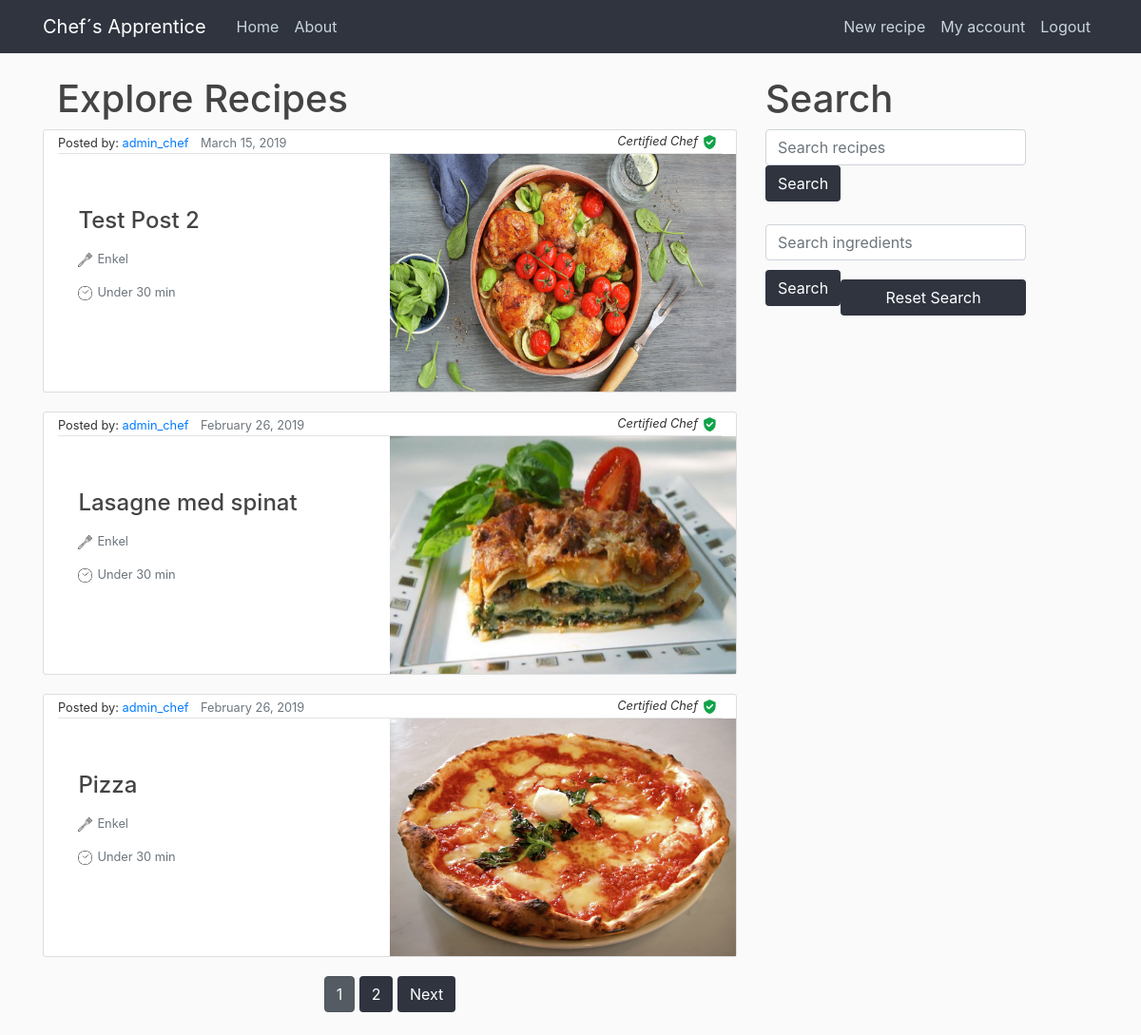
The app's page / (signed in) with its own data.
### chefs_apprentice/models.py (models this page shows, shortened)
class Recipe(models.Model):
    title = models.CharField(max_length=100)  # tenkt samme som tilhørende post
    ingredients = models.ManyToManyField(ChosenIngredient, blank=True, related_name='+')  # liste av ingrediensobjekter
    description = models.TextField()  # tenkt sammen med content i post
    date_posted = models.DateTimeField(
        default=timezone.now)  # DateTimeField(auto_now=True) ville satt datoen til akkurat nå
    author = models.ForeignKey(User,
                               on_delete=models.CASCADE)  # on_delete=models.CASCADE sier at hvis brukeren blir slettet vil postene også bli slettet
    image = models.ImageField(default='default.jpg', upload_to='food_pics')
    visible = models.BooleanField(default=True)
    download = models.ManyToManyField(User,related_name="downloads",blank=True)

### chefs_apprentice/views.py (the view)
# urls.py: path('', views.home, name='chef-home'),
@login_required
def home(request):
    queryset = Recipe.objects.all().order_by("-date_posted")
    recipe = queryset[0]
    if request.GET.get("sortBy"):
        queryset =  Recipe.objects.all().order_by("-date_posted")
        context = {
            'recipies': queryset
        }
        return render(request, 'chefs_apprentice/home.html', context)
    start_list = []
    for a in queryset:
        if a.author.is_staff:
            start_list.append(a)
    for b in queryset:
        if b.author.is_staff == False:
            start_list.append(b)
    query = request.GET.get("q")
    if query:
        queryset = queryset.filter(
            Q(title__icontains=query)
        )
    query_i = request.GET.get("q_i")
    if query_i:
        input = query_i.split(',')
        ingredients = [x.strip() for x in input]
        ingredients = list(set(ingredients))
        queryset = getRecipies(queryset, ingredients)
    if not query_i and not query:
        queryset = start_list
    paginator = Paginator(queryset, 3) # Show 25 contacts per page
    page = request.GET.get('page')
    queryset = paginator.get_page(page)
    context = {
        'recipies': queryset
    }
    return render(request, 'chefs_apprentice/home.html', context)

### chefs_apprentice/templates/chefs_apprentice/home.html (shortened to what this page needs)
{% extends "chefs_apprentice/base.html" %}
{% block content%}
<div class="container">
  <div class="row">
    <div class="col">
        <h1>Explore Recipes</h1>
    </div>
    </div>
</div>
  {% for recipe in recipies %}
    {% if recipe.visible %}
      <article class="media recipe-section">
        <div class="container">
          <div class="article-metadata">
            <small>Posted by: <a class="mr-2" href="#">{{ recipe.author }}</a></small>
            <small class="text-muted">{{ recipe.date_posted|date:"F d, Y" }}</small>
            <small class="certification">{% if recipe.author.is_staff %}<i>Certified Chef</i><img class="verified" id="certified" src="static/chefs_apprentice/verified.png" alt="#">{% endif %}</small>
          </div>
          <div class="row">
            <div class="col-sm pt-5">
                <h2><a class="article-title" href="{%url 'view_recipe' recipetitle=recipe.title pk=recipe.pk%}">{{ recipe.title }}</a></h2>
                <small class="article-content text-muted"><img class="verified" src="static/chefs_apprentice/spatula.png" alt="#">Enkel</small>
                <small class="article-content text-muted"><img class="verified" src="static/chefs_apprentice/time.png" alt="#">Under 30 min</small>
            </div>
            <div class="col-sm">
              <img class="food_image" src="{{ recipe.image.url }}" alt="#">
            </div>
          </div>
        </div>
      </article>
    {% endif %}
  {% endfor  %}
  <div class="pagination">
    <span class="step-links">
        {% for num in recipies.paginator.page_range %}
          {% if recipies.number == num %}
            <a class="btn btn-secondary active mb-4" href="?page={{ num }}&q={{ request.GET.q }}">{{ num }}</a>
          {% elif num > recipies.number|add:'-3' and num < recipies.number|add:'3' %}
            <a class="btn btn-rounded-info mb-4" href="?page={{ num }}">{{ num }}</a>
          {% endif %}
        {% endfor %}
        {% if recipies.has_next %}
            <a class="btn btn-rounded-info mb-4" href="?page={{ recipies.next_page_number }}&q={{ request.GET.q }}">Next</a>
        {% endif %}
    </span>
</div>
{% endblock content %}

### chefs_apprentice/static/chefs_apprentice/main.css (style rules this page uses)
body { background: #fafafa; color: #333333; margin-top: 5rem; }
h1, h2, h3, h4, h5, h6 { color: #444444; }
.recipe-section { background: #ffffff; padding: 0; border: 1px solid #dddddd; border-radius: 3px; margin-bottom: 20px; }
.article-title { color: #444444; font-size: 1.5rem; justify-content: center; margin-left: 10%; margin-right: 10px; text-align: justify; }
.col-sm { margin:0; padding:0; }
.article-content { white-space: pre-line; display: block; justify-content: center; margin: 15px 10%; margin-left:10%; }
.article-metadata { padding-bottom: 0; margin-bottom: 0; border-bottom: 1px solid #e3e3e3 }
.btn { background-color:#2F343F; color:white; }
.food_image { height: 250px; width: 100%; float: right; padding: 0; margin:0; }
.certification { float:right; margin-top: 2px; }
#certified { margin-left: 5px; }
.verified { height: 15px; width: 15px; margin-right: 5px; }
.step-links { margin:auto; }

### records on screen
Recipe: author "admin_chef", date_posted "March 15, 2019", visible True (drawn), title "Test Post 2", image (picture)
Recipe: author "admin_chef", date_posted "February 26, 2019", visible True (drawn), title "Lasagne med spinat", image (picture)
Recipe: author "admin_chef", date_posted "February 26, 2019", visible True (drawn), title "Pizza", image (picture)

### other values on screen
{{ num }} "1"
{{ num }} "2"
